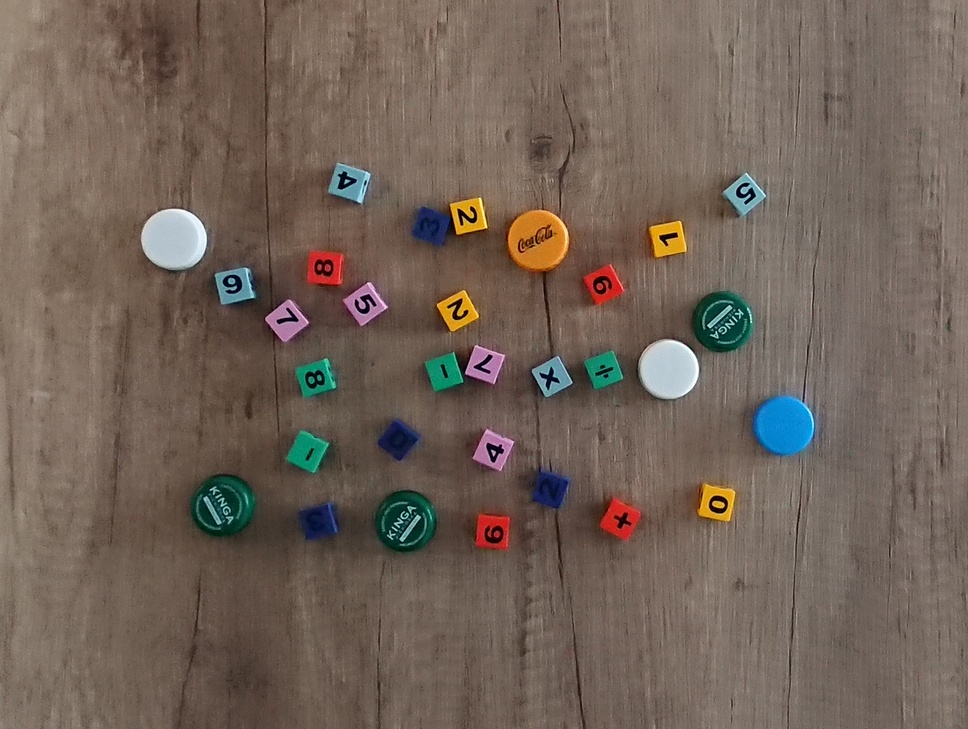
%> input picture Lab_6/images/ex_1.jpg, 968 x 729 px, shrunk from 1776 x 1338 before the run
$ octave --eval "result = exercise_1('images/ex_1.jpg');"   (GNU Octave 9; MATLAB toolbox functions it lacks are replaced by stand-ins)
%> lines starting %> are read from the running program, lines starting %| are printed output that depends on the picture; in (x1, y1, x2, y2) boxes, pixels count from 0 and x2, y2 are one past the last pixel; in counts of white or black regions, pixels touching at a corner belong together; the program's own positions count from 1
%> in exercise_1, img_RGB is the input picture: size 729x968x3 uint8; mean R, G, B 113.3, 98.6, 88.1
### Lab_6/createMask4.m
function [BW,maskedRGBImage] = createMask4(RGB)
%createMask  Threshold RGB image using auto-generated code from colorThresholder app.
%  [BW,MASKEDRGBIMAGE] = createMask(RGB) thresholds image RGB using
%  auto-generated code from the colorThresholder app. The colorspace and
%  range for each channel of the colorspace were set within the app. The
%  segmentation mask is returned in BW, and a composite of the mask and
%  original RGB images is returned in maskedRGBImage.

% Auto-generated by colorThresholder app on 27-May-2020
%------------------------------------------------------


% Convert RGB image to chosen color space
I = rgb2hsv(RGB);

% Define thresholds for channel 1 based on histogram settings
channel1Min = 0.000;
channel1Max = 1.000;

% Define thresholds for channel 2 based on histogram settings
channel2Min = 0.000;
channel2Max = 0.195;

% Define thresholds for channel 3 based on histogram settings
channel3Min = 0.819;
channel3Max = 1.000;

% Create mask based on chosen histogram thresholds
sliderBW = (I(:,:,1) >= channel1Min ) & (I(:,:,1) <= channel1Max) & ...
    (I(:,:,2) >= channel2Min ) & (I(:,:,2) <= channel2Max) & ...
    (I(:,:,3) >= channel3Min ) & (I(:,:,3) <= channel3Max);
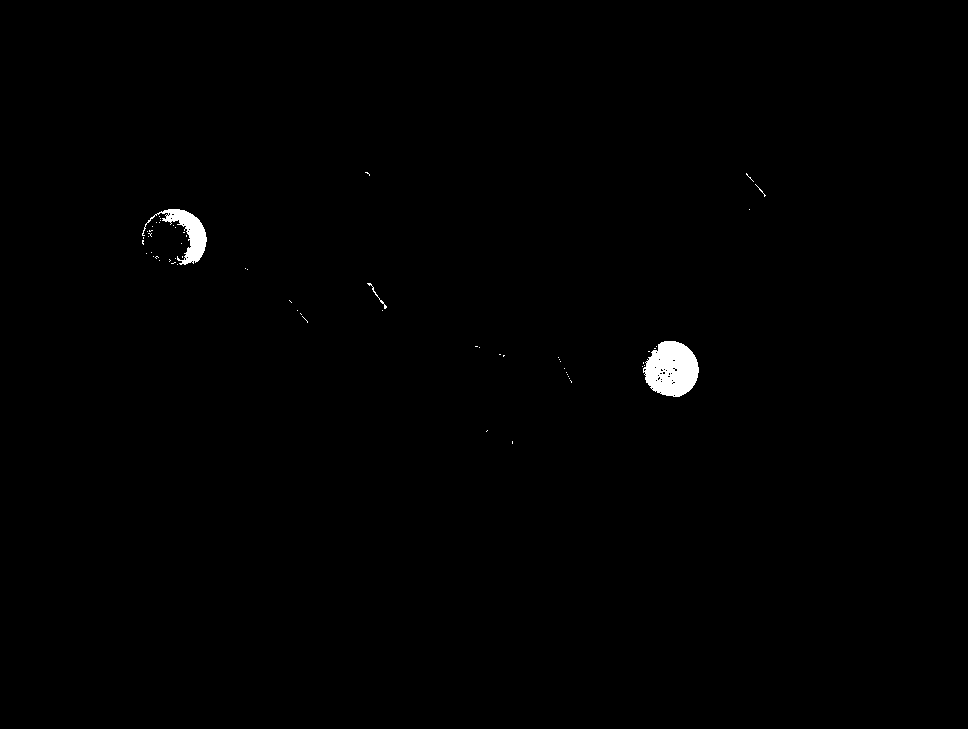
%> sliderBW: size 729x968 logical; 0.52% white; 62 white regions (59 under 20 px), largest, box (x1, y1, x2, y2) and area: (643, 341, 699, 397) 2303, (142, 209, 207, 265) 1152, (367, 283, 387, 309) 51
BW = sliderBW;

% Initialize output masked image based on input image.
maskedRGBImage = RGB;

% Set background pixels where BW is false to zero.
maskedRGBImage(repmat(~BW,[1 1 3])) = 0;

end

### Lab_6/createMask5.m
function [BW,maskedRGBImage] = createMask5(RGB)
%createMask  Threshold RGB image using auto-generated code from colorThresholder app.
%  [BW,MASKEDRGBIMAGE] = createMask(RGB) thresholds image RGB using
%  auto-generated code from the colorThresholder app. The colorspace and
%  range for each channel of the colorspace were set within the app. The
%  segmentation mask is returned in BW, and a composite of the mask and
%  original RGB images is returned in maskedRGBImage.

% Auto-generated by colorThresholder app on 27-May-2020
%------------------------------------------------------


% Convert RGB image to chosen color space
I = rgb2hsv(RGB);

% Define thresholds for channel 1 based on histogram settings
channel1Min = 0.097;
channel1Max = 0.993;

% Define thresholds for channel 2 based on histogram settings
channel2Min = 0.000;
channel2Max = 1.000;

% Define thresholds for channel 3 based on histogram settings
channel3Min = 0.000;
channel3Max = 0.934;

% Create mask based on chosen histogram thresholds
sliderBW = (I(:,:,1) >= channel1Min ) & (I(:,:,1) <= channel1Max) & ...
    (I(:,:,2) >= channel2Min ) & (I(:,:,2) <= channel2Max) & ...
    (I(:,:,3) >= channel3Min ) & (I(:,:,3) <= channel3Max);
%> sliderBW: size 729x968 logical; 7.2% white; 170 white regions (127 under 20 px), largest, box (x1, y1, x2, y2) and area: (748, 385, 829, 461) 4387, (678, 283, 766, 384) 4202, (187, 474, 264, 543) 3999
BW = sliderBW;

% Initialize output masked image based on input image.
maskedRGBImage = RGB;

% Set background pixels where BW is false to zero.
maskedRGBImage(repmat(~BW,[1 1 3])) = 0;

end

### Lab_6/createMask6.m
function [BW,maskedRGBImage] = createMask6(RGB)
%createMask  Threshold RGB image using auto-generated code from colorThresholder app.
%  [BW,MASKEDRGBIMAGE] = createMask(RGB) thresholds image RGB using
%  auto-generated code from the colorThresholder app. The colorspace and
%  range for each channel of the colorspace were set within the app. The
%  segmentation mask is returned in BW, and a composite of the mask and
%  original RGB images is returned in maskedRGBImage.

% Auto-generated by colorThresholder app on 27-May-2020
%------------------------------------------------------


% Convert RGB image to chosen color space
I = rgb2hsv(RGB);

% Define thresholds for channel 1 based on histogram settings
channel1Min = 0.059;
channel1Max = 0.045;

% Define thresholds for channel 2 based on histogram settings
channel2Min = 0.683;
channel2Max = 1.000;

% Define thresholds for channel 3 based on histogram settings
channel3Min = 0.589;
channel3Max = 1.000;

% Create mask based on chosen histogram thresholds
sliderBW = ( (I(:,:,1) >= channel1Min) | (I(:,:,1) <= channel1Max) ) & ...
    (I(:,:,2) >= channel2Min ) & (I(:,:,2) <= channel2Max) & ...
    (I(:,:,3) >= channel3Min ) & (I(:,:,3) <= channel3Max);
%> sliderBW: size 729x968 logical; 1.5% white; 88 white regions (73 under 20 px), largest, box (x1, y1, x2, y2) and area: (755, 397, 812, 455) 2579, (508, 212, 565, 270) 2209, (601, 499, 640, 539) 790
BW = sliderBW;

% Initialize output masked image based on input image.
maskedRGBImage = RGB;

% Set background pixels where BW is false to zero.
maskedRGBImage(repmat(~BW,[1 1 3])) = 0;

end

### Lab_6/createMaskSum1.m
function [BW] = createMaskSum1(RGB)

[maskBW1, ~ ] = createMask4(RGB);
%figure;
%imshow(maskBW1);

[maskBW2, ~ ] = createMask5(RGB);
%figure;
%imshow(maskBW2);

[maskBW3, ~ ] = createMask6(RGB);
%figure;
%imshow(maskBW3);

BW = (maskBW1 | maskBW2 | maskBW3);
%> BW: size 729x968 logical; 8% white; 152 white regions (106 under 20 px), largest, box (x1, y1, x2, y2) and area: (635, 283, 766, 403) 7014, (748, 385, 829, 461) 4404, (187, 474, 264, 543) 3999
%figure;
%imshow(BW);
end

### Lab_6/segmentImage2.m
function [BW,maskedImage] = segmentImage2(RGB,MASK)
%segmentImage Segment image using auto-generated code from imageSegmenter app
%  [BW,MASKEDIMAGE] = segmentImage(RGB,MASK) segments image RGB using
%  auto-generated code from the imageSegmenter app. The final segmentation
%  is returned in BW, and a masked image is returned in MASKEDIMAGE.

% Auto-generated by imageSegmenter app on 27-May-2020
%----------------------------------------------------


% Convert RGB image into L*a*b* color space.
X = rgb2lab(RGB);
%> X: size 729x968x3 double; mean of channels 1, 2, 3 42.9, 4.5, 8.4

% Create empty mask.
BW = false(size(X,1),size(X,2));

% Load Mask
BW = MASK;

% Fill holes
BW = imfill(BW, 'holes');
%> BW: size 729x968 logical; 8.4% white; 137 white regions (94 under 20 px), largest, box (x1, y1, x2, y2) and area: (635, 283, 766, 403) 7048, (748, 385, 829, 461) 4471, (187, 474, 264, 543) 4021

% Open mask with octagon
radius = 12;
se = strel('octagon', radius);
BW = imopen(BW, se);
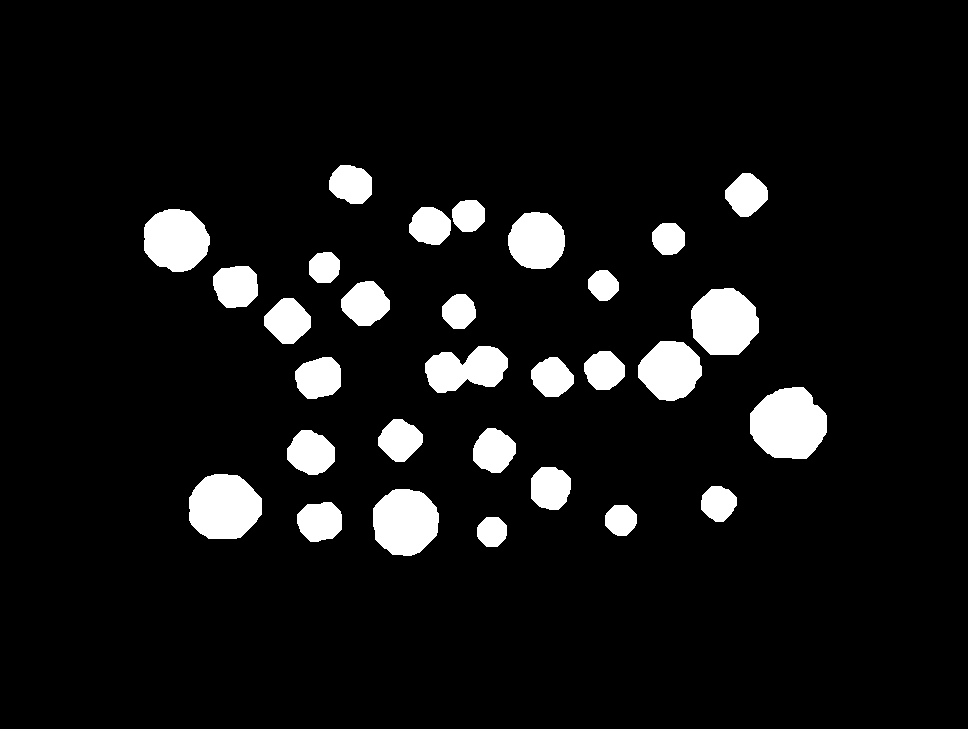
%> BW: size 729x968 logical; 7.5% white; 30 white regions

% Create masked image.
maskedImage = RGB;
maskedImage(repmat(~BW,[1 1 3])) = 0;
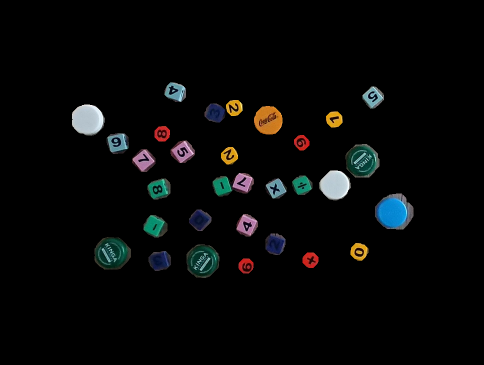
%> maskedImage: size 729x968x3 uint8 (shown at 1/2 size); mean R, G, B 7.1, 7.8, 7.6
end

### Lab_6/exercise_1.m
function [list_of_masks] = exercise_1(img_RGB_src)
img_RGB = imread(img_RGB_src);
img_HSV = rgb2hsv(img_RGB);

size_s = 50;

img_HSV_1 = img_HSV(1:size_s, 1:size_s,:);
img_HSV_2 = img_HSV(1:size_s, end-size_s : end,:);
img_HSV_3 = img_HSV(end-size_s : end, 1:size_s,:);
img_HSV_4 = img_HSV(end-size_s : end, end-size_s : end,:);


%[maskBW1, ~ ] = createMask(img_RGB);
[maskBW1] = createMaskSum1(img_RGB);
[maskBW2, ~ ] = segmentImage2(img_RGB, maskBW1);

list_of_masks = bwconncomp(maskBW2);
%> list_of_masks = 30 connected components


stats = regionprops(list_of_masks);
%> stats = 30 regions; largest, box (x1, y1, x2, y2), Area and Centroid: (750, 387, 827, 459) 4283 [789.1 424.6], (189, 474, 262, 539) 3809 [224.7 507.6], (691, 288, 759, 355) 3590 [725 322.6], (373, 489, 439, 556) 3518 [405.9 522.6], (144, 209, 210, 272) 3253 [176.6 240.6]
idx = find([stats.Area] > 1000 );
%> idx = 22 values from 1 to 30

list_of_masks.PixelIdxList = list_of_masks.PixelIdxList(idx)
%> list_of_masks.PixelIdxList = 22 items
list_of_masks.NumObjects = size(idx,2);
%> list_of_masks.NumObjects = 22
labels = labelmatrix(list_of_masks);
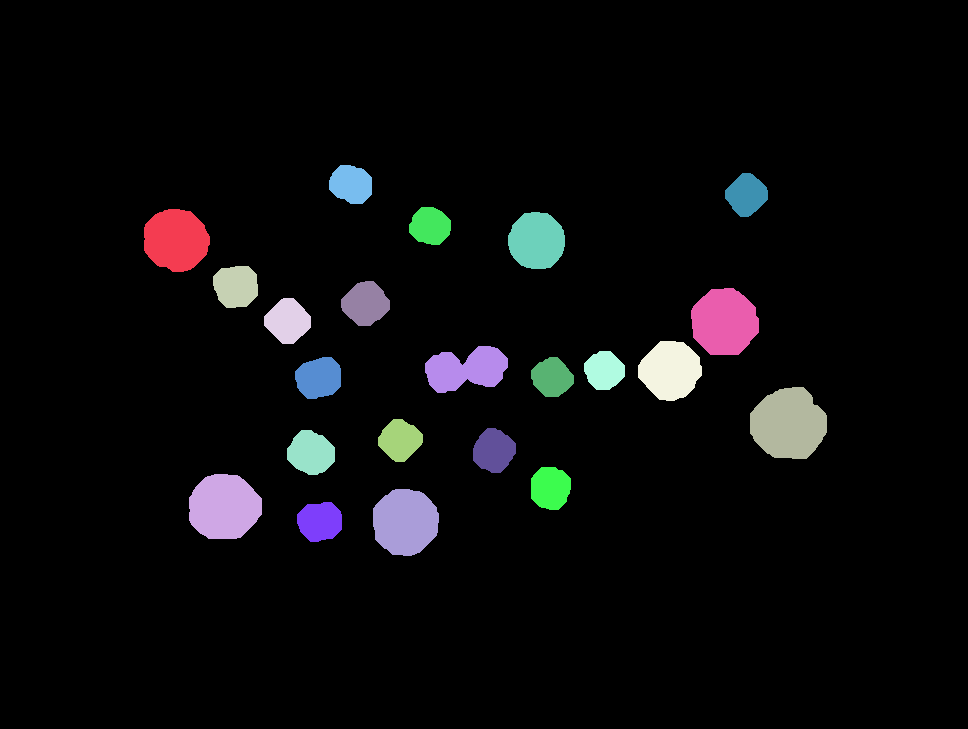
%> labels: size 729x968 uint8; 23 distinct labels, from 0 to 22; one colour per label, 0 black


imshow(label2rgb(labels,'jet','k','shuffle'));
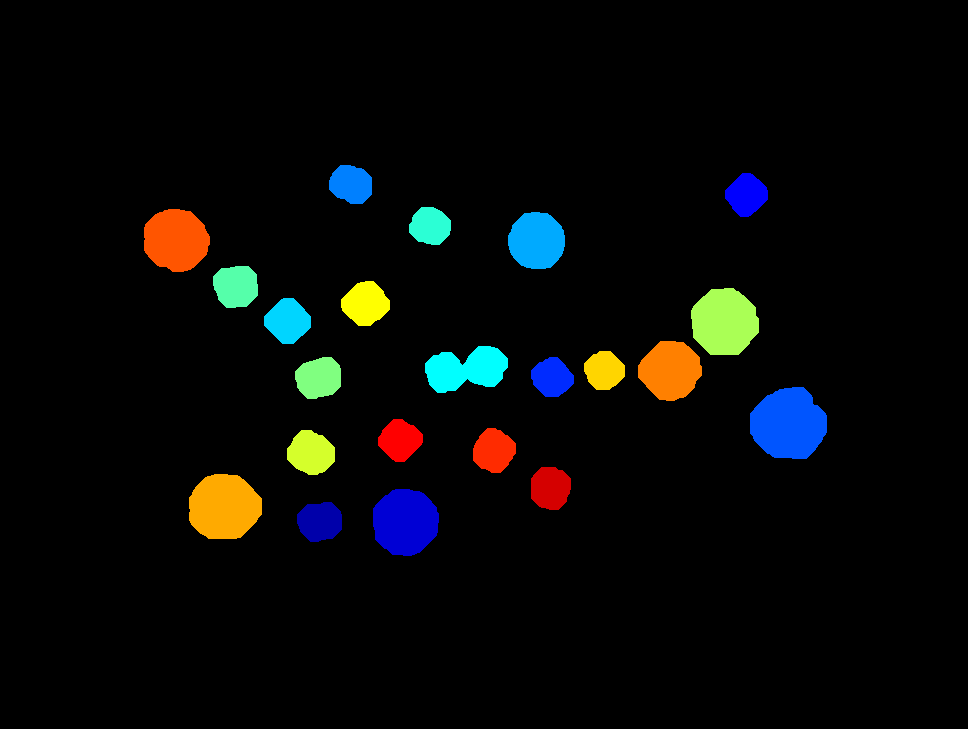
%> displayed picture: size 729x968x3, on the screen's scale of 0 to 255; mean R, G, B 7.9, 9.2, 8.4
%> `result = exercise_1('images/ex_1.jpg');`: result = 22 connected components


end

$ run again, on Lab_6/images/ex_2.jpg
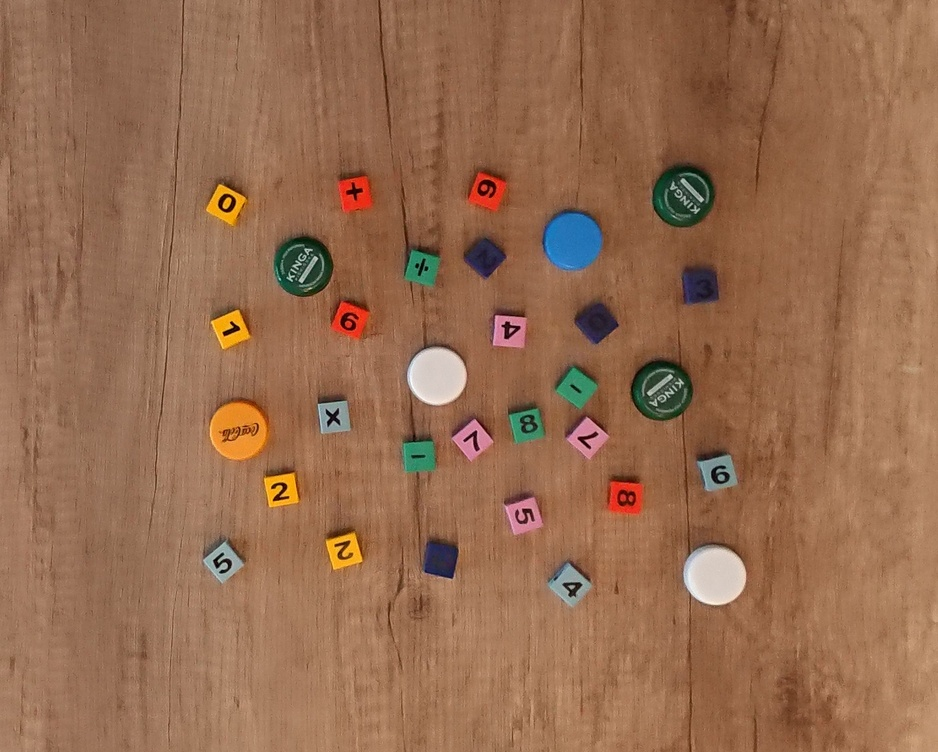
%> input picture Lab_6/images/ex_2.jpg, 938 x 752 px, shrunk from 1530 x 1227 before the run
%> in exercise_1, img_RGB is the input picture: size 752x938x3 uint8; mean R, G, B 150.3, 108, 79.8
%> img_HSV: size 752x938x3 double; mean H, S, V 0.0856, 0.484, 0.595
%> img_HSV_1: size 50x50x3 double; mean H, S, V 0.0643, 0.419, 0.575
%> img_HSV_2: size 50x51x3 double; mean H, S, V 0.0723, 0.459, 0.651
%> img_HSV_3: size 51x50x3 double; mean H, S, V 0.0662, 0.41, 0.644
%> img_HSV_4: size 51x51x3 double; mean H, S, V 0.073, 0.438, 0.716
%> in createMask4, `sliderBW = (I(:,:,1) >= channel1Min ) & (I(:,:,1) <= channel1Max) & (I..`:
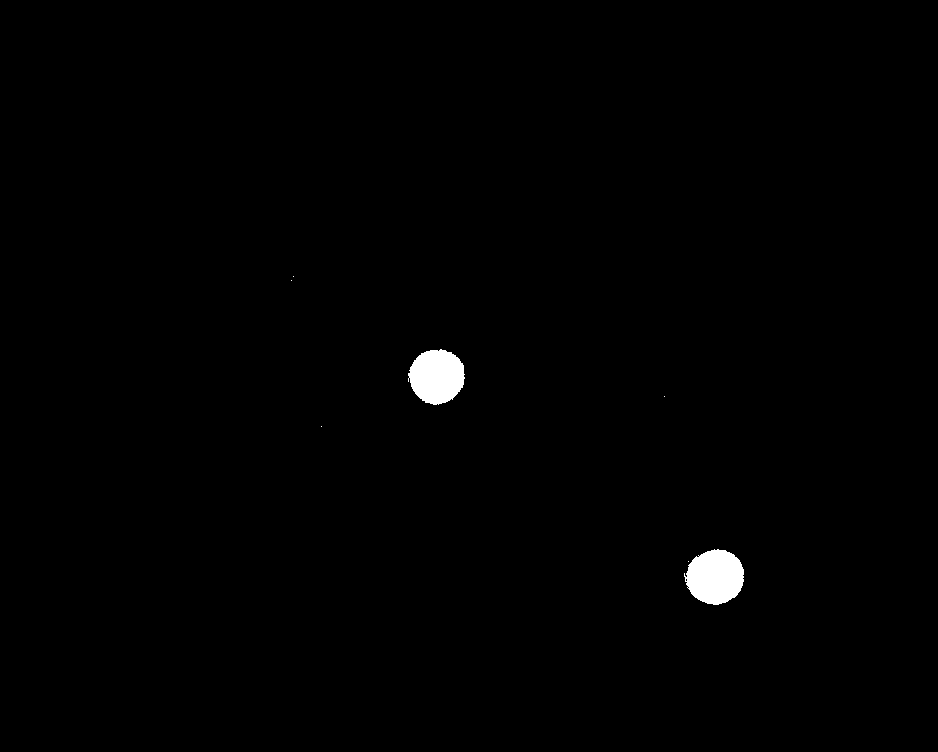
%> sliderBW: size 752x938 logical; 0.7% white; 7 white regions (5 under 20 px), largest, box (x1, y1, x2, y2) and area: (684, 549, 744, 605) 2521, (408, 349, 465, 405) 2401
%> X: size 752x938x3 double; mean of channels 1, 2, 3 49.3, 13.5, 22.5
%> list_of_masks = 31 connected components
%> stats = 31 regions; largest, box (x1, y1, x2, y2), Area and Centroid: (652, 166, 714, 227) 3047 [683.6 197], (542, 211, 603, 271) 2978 [572.6 241.5], (632, 362, 692, 420) 2825 [662.7 391.5], (273, 237, 332, 296) 2815 [302.7 266.9], (212, 402, 272, 460) 2711 [241.8 431.9]
%> idx = [3 6 13 21 23 27 28 30]
%> list_of_masks.PixelIdxList = 8 items
%> list_of_masks.NumObjects = 8
%> labels: size 752x938 uint8; 9 distinct labels, from 0 to 8
%> in exercise_1, `imshow(label2rgb(labels,'jet','k','shuffle'));`:
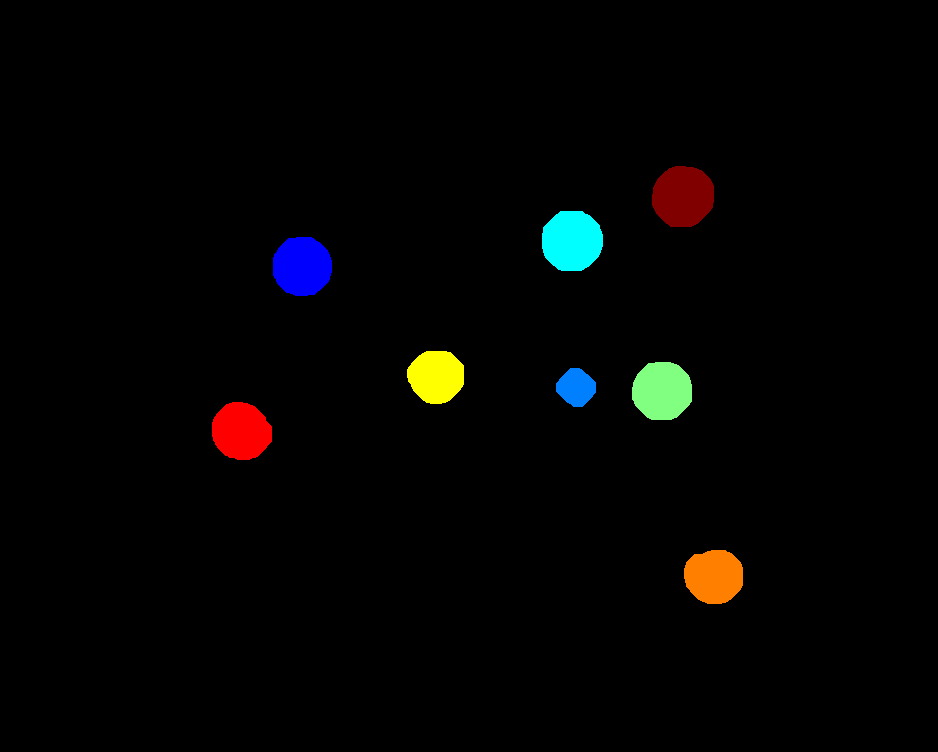
%> displayed picture: size 752x938x3, on the screen's scale of 0 to 255; mean R, G, B 3.8, 3.6, 3
%> result = 8 connected components
